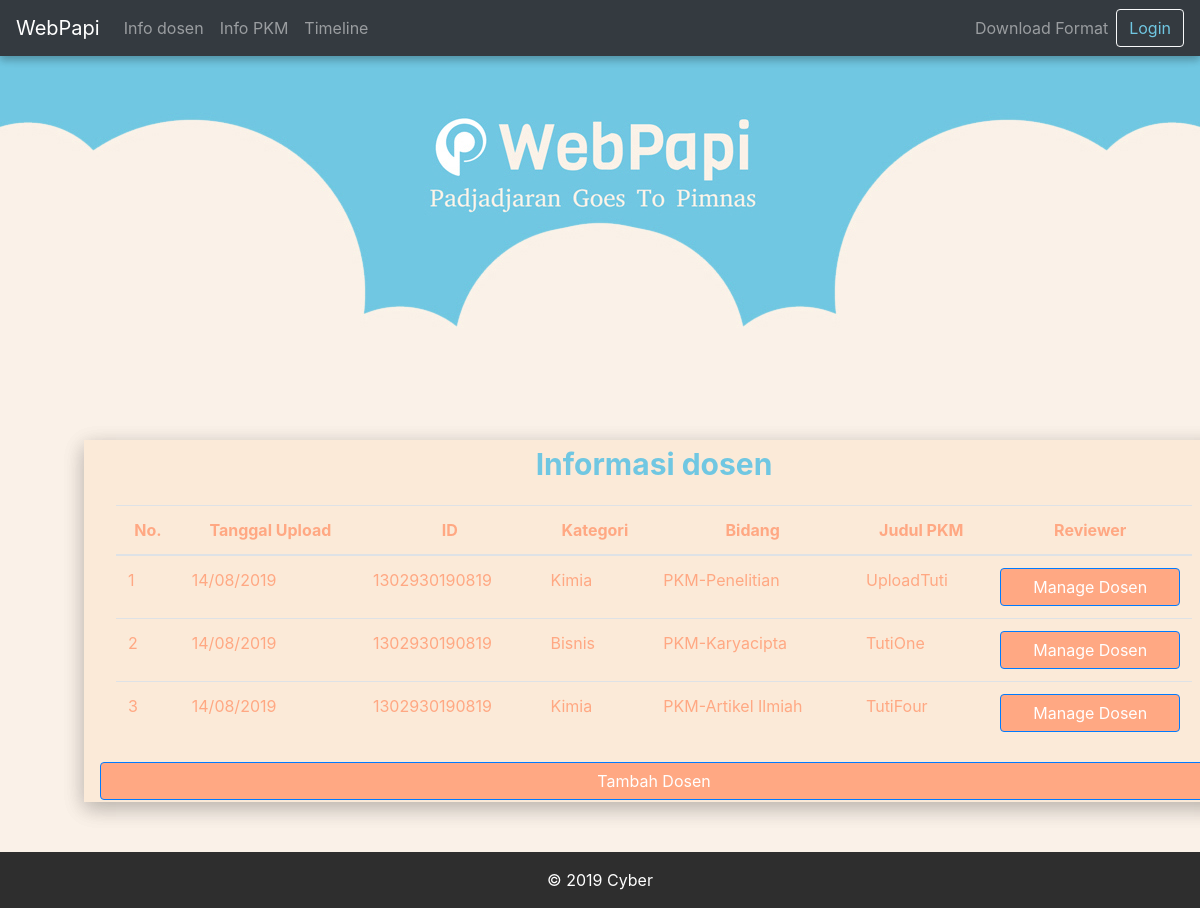
The app's page /bem/manage_pkm/, older data.
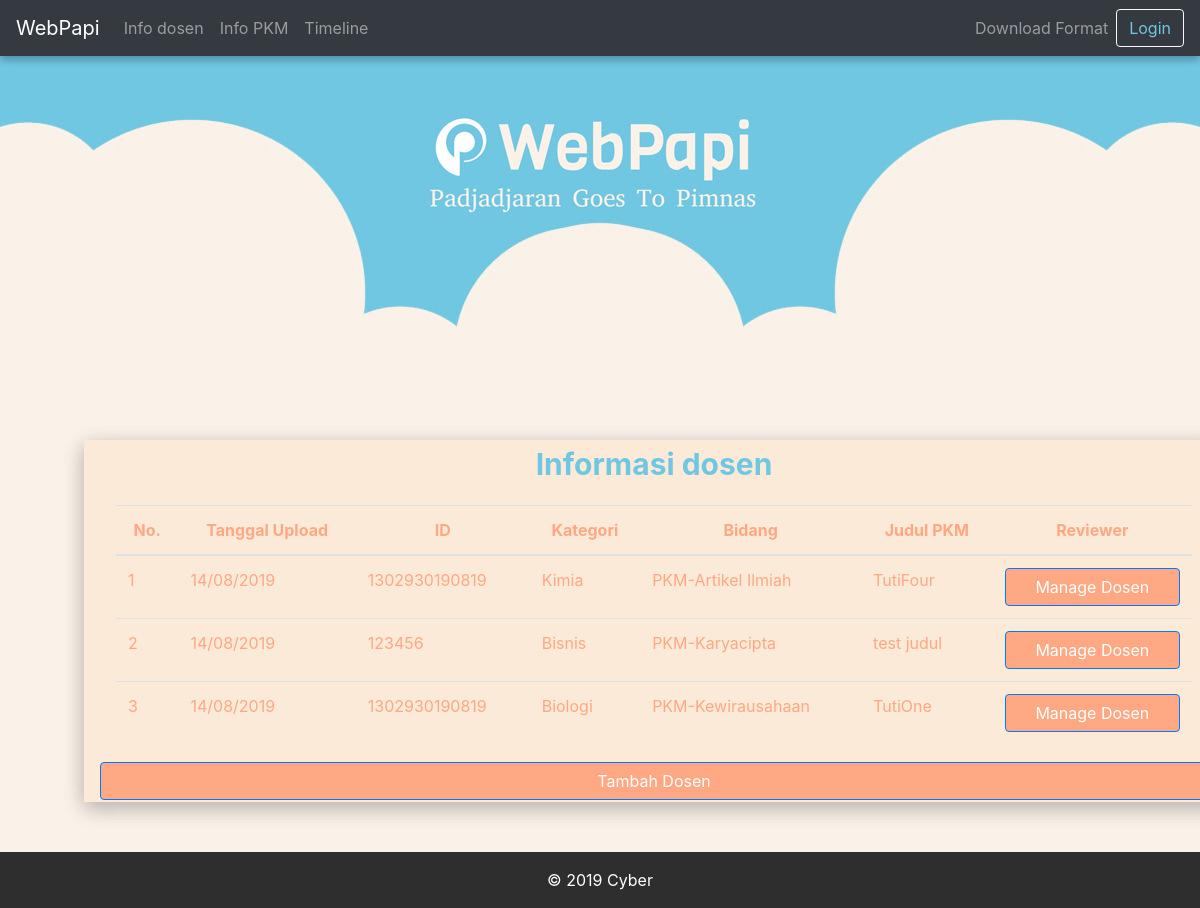
The same page, newer data.
### papi/models.py (models this page shows, shortened)
class ProposalPKM(models.Model):
    judul = models.CharField(max_length =50)
    namaKetua = models.CharField(max_length=50)
    deskripsi = models.TextField(default = '')
    createdDate = models.DateTimeField(default=timezone.now)
    document = models.FileField(upload_to='proposal',default = 'ProposalDefault.txt')
    idUsers = models.ForeignKey(User, on_delete=models.CASCADE)
    idDosenReviewer = models.ForeignKey(Dosen,on_delete=models.CASCADE,default=1)
    idKategori = models.ForeignKey('KategoriPKM',on_delete=models.CASCADE,default=1)
    idBidang = models.ForeignKey('BidangPKM',on_delete=models.CASCADE,default=1)
    idStatus = models.ForeignKey('StatusRevisi',on_delete=models.CASCADE,default=1)
    idFakultas = models.ForeignKey(Fakultas,on_delete=models.CASCADE,default=1)

class KategoriPKM(models.Model):
    namaKategori = models.CharField(max_length=50)

class BidangPKM(models.Model):
    namaBidang = models.CharField(max_length=50)
    jumlahAnggota = models.IntegerField(blank=True,null=True)

### users/models.py (models this page shows, shortened)
class User(AbstractUser):
    is_student = models.BooleanField(default=False)
    is_teacher = models.BooleanField(default=False)
    kontak = models.CharField(max_length=13)
    email = models.EmailField(unique= True, null=True)
    USERNAME_FIELD ='email'
    REQUIRED_FIELDS = []

class Mahasiswa(models.Model):
    user = models.OneToOneField(User,on_delete=models.CASCADE,primary_key=True)
    npm = models.IntegerField(blank=True, null=True)
    fakultas = models.ForeignKey('Fakultas',on_delete=models.CASCADE,default=1)
    jurusan = models.ForeignKey('Jurusan',on_delete=models.CASCADE,default=1)

### bempapi/views.py (the view)
# urls.py: path('manage_pkm/',views.manage_pkm,name='manage-pkm'),
def manage_pkm(request):
    pkm = ProposalPKM.objects.filter(idDosenReviewer=2)
    context = {
        'pkms':pkm,
    }
    return render(request, 'bempapi/manage_dosen.html', context)

### bempapi/templates/bempapi/manage_dosen.html (shortened to what this page needs)
{% extends 'papi/base.html' %}
{% load static %}
{% block content %}
    <div class="container-fluid text-center" style="background-image: url({% static 'papi/img/Head.jpg' %});background-position: top;background-size: auto;">
        <div style="min-height: 330px;"></div>
    </div>
    <div class="login-clean" style="background-color: #FAF1E8;">
    <div class="login-clean" style="background-color: #FAF1E8;">
        <div class="container" style="min-width: 80%;background-color: #fbead8;margin-top: -50px;margin-bottom: 50px; box-shadow: 0 6px 20px 0 rgba(0, 0, 0, 0.15), 0 6px 20px 0 rgba(0, 0, 0, 0.15); margin-right: 10%; margin-left: 7%">
            <div class="form-row">
                <div class="col">
                    <p class="text-center" style="color: #70c7e2;font-size: 30px;font-weight: bold;">Informasi dosen<br></p>
                </div>
            </div>
            <div class="container">
                <div class="table-responsive">
                    <table class="table">
                        <thead>
                        <tr style="text-align: center;" >
                            <th scope="col">No.</th>
                            <th scope="col">Tanggal Upload</th>
                            <th scope="col">ID</th>
                            <th scope="col">Kategori</th>
                            <th scope="col">Bidang</th>
                            <th scope="col">Judul PKM</th>
                            <th scope="col">Reviewer</th>
                        </tr>
                        </thead>
                        <tbody>
                        {% if pkms.count == 0 %}
                            <p class="alert-info" style="background-color:#ffa883; color: #FFFFFF; ">Belum ada lagi proposal yang harus di tentukan dosen reviewer</p>
                        {% else %}
                            {% for pkm in pkms %}
                                <tr>
                                    <td>{{forloop.counter }}</td>
                                    <td>14/08/2019</td>
                                    <td>{{pkm.idUsers.mahasiswa.npm }}</td>
                                    <td>{{pkm.idKategori.namaKategori }}</td>
                                    <td>{{pkm.idBidang.namaBidang }}</td>
                                    <td>{{pkm.judul }}</td>
                                    <td><a class="btn btn-primary btn-block" href="{% url 'manage-dosen' idPkm=pkm.pk %}" style="background-color: #ffa883;">Manage Dosen</a></td>
                                </tr>
                            {% endfor %}
                        {% endif %}
                        </tbody>
                    </table>
                </div>
            </div>
            <a class="btn btn-primary btn-block" style="background-color: #ffa883;" href="{% url 'register-dosen' %}">Tambah Dosen</a>
        </div>
    </div>
{% endblock %}

Row changes from the older to the newer data that the page shows:
no longer on this page (row edited): ProposalPKM: idUsers.mahasiswa.npm "1302930190819", idKategori.namaKategori "Kimia", idBidang.namaBidang "PKM-Penelitian", judul "UploadTuti"
no longer on this page (row edited): ProposalPKM: idUsers.mahasiswa.npm "1302930190819", idKategori.namaKategori "Bisnis", idBidang.namaBidang "PKM-Karyacipta", judul "TutiOne"
added ProposalPKM: idUsers.mahasiswa.npm "123456", idKategori.namaKategori "Bisnis", idBidang.namaBidang "PKM-Karyacipta", judul "test judul"
added ProposalPKM: idUsers.mahasiswa.npm "1302930190819", idKategori.namaKategori "Biologi", idBidang.namaBidang "PKM-Kewirausahaan", judul "TutiOne"
